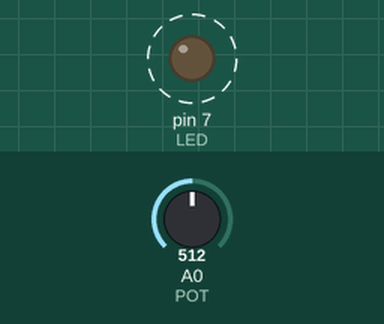
A sketch run on a simulated Arduino Uno, built with avr-gcc and run on an emulated ATmega328P. Parts: output pins drawn as LEDs (lit = HIGH). Dashed ring = blinking. The inputs (shaded band) are chosen by the test bench; at power-on: A0 (POT) = 512.

Above: at 1.8 s.
1.9 s: A0 (POT) set to 0
At 3.1 s:
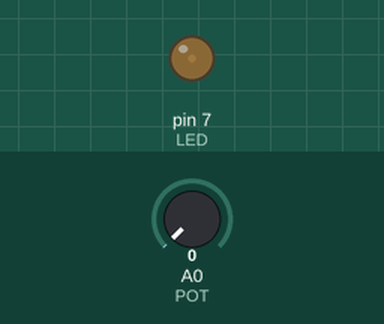
3.6 s: A0 (POT) set to 122
At 3.9 s:
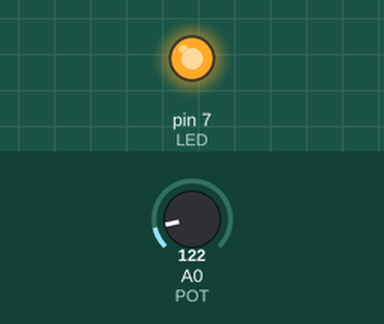
Timing chart, 0 to 13.1 s (numbered marks = the images above; inputs shaded):
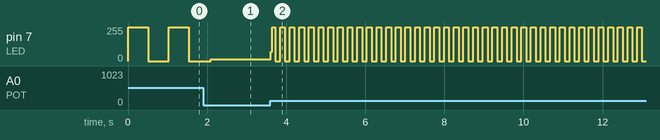

The sketch:

Urok9_2b_Prostoy_delay.ino
```cpp
/*
  Урок 9. Задание 2, вариант Б — самый простой

  Пауза в миллисекундах просто равна числу с потенциометра
  (0…1023 мс). Это и есть «пропорционально»: повернули ручку
  в 2 раза дальше — пауза стала в 2 раза длиннее.

  Минус: около нуля светодиод мигает так быстро, что глаз
  не успевает — кажется, будто он просто горит.
*/

const int POT = A0;   // потенциометр
const int LED = 7;    // светодиод

void setup() {
  pinMode(LED, OUTPUT);
}

void loop() {
  int value = analogRead(POT);   // 0…1023
  digitalWrite(LED, HIGH);
  delay(value);                  // пауза = значение, мс
  digitalWrite(LED, LOW);
  delay(value);
}
```

Measured:
- after the input at 3.6 s, pin 7 (LED): 15/255 → 68/255 at once, then moves between 0/255 and 255/255, repeating every 0.24 s
- by itself, pin 7 (LED): alternates 255/255 for 0.51 s and 0/255 for 0.51 s
